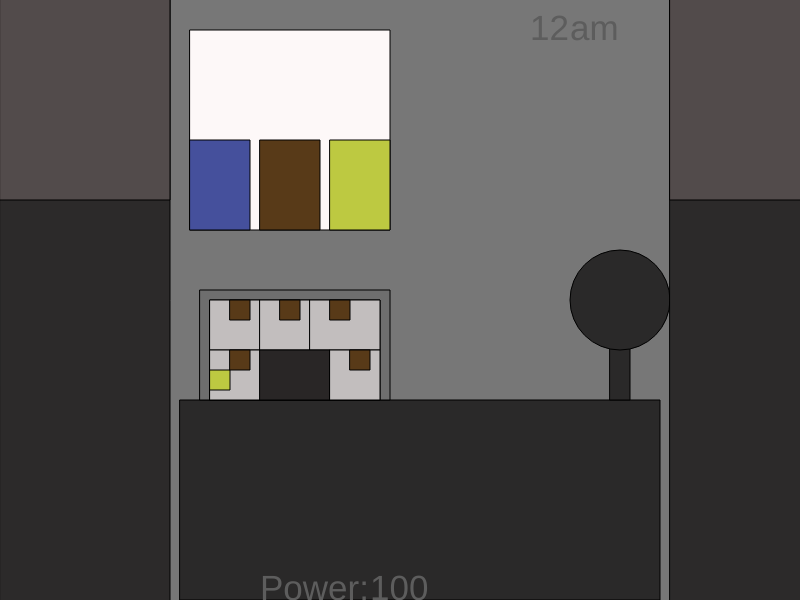
Frame 1 (no input)
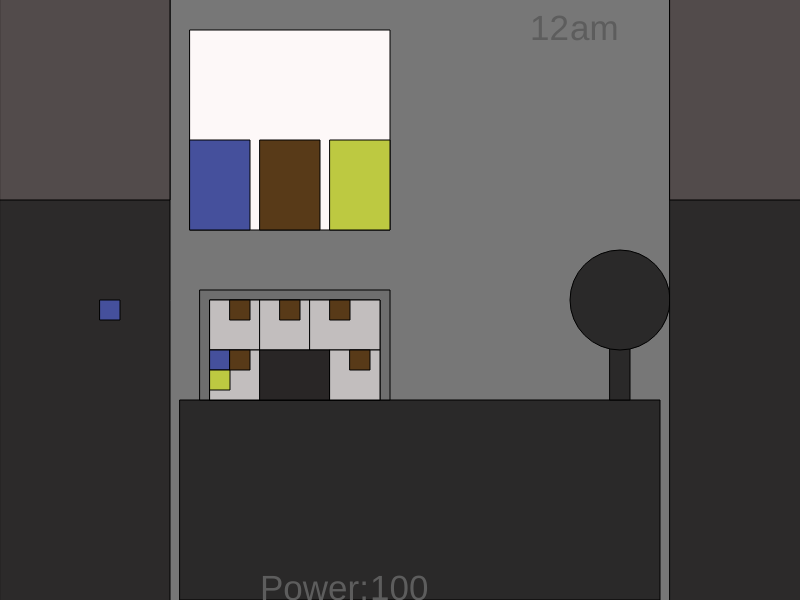
Frame 60 (no input)
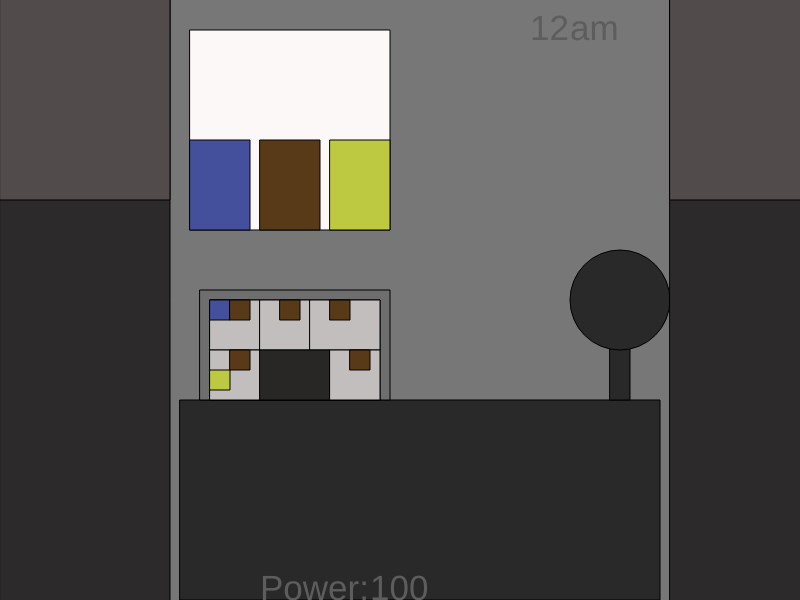
Frame 120 (the mouse pressed at the canvas centre since frame 60)

The p5.js sketch that drew these frames (run headless with seeded random() and noise() and a simulated clock; from frame 60 on, the mouse is pressed at the canvas centre):

// p5.js sketch
// ── sketch.js
var timer = 0;
var bonnie = 0;
var chica = 0;
var time = 12;
var power = 100;
var drc = 0;
var dlc = 0;
var dl = 0;
var dr = 0;
function setup() {
  createCanvas(800, 600);
}

function keyPressed() {
  if (key == "l") {
    dlc = 7;
  }
  if (key == "0") {
    dlc = -7;
  }
  if (key == "r") {
    drc = 7;
  }
  if (key == "o") {
    drc = -7;
  }
}
function draw() {
  office();
  fill("#524B4B");
  rect(0, -600 + dl, 170, 800); //LEFT DOOR
  rect(670, -600 + dr, 170, 800); // RIGHT DOOR
  timer = timer + 1;
  if (timer > 50) {
    bonnie = Math.floor(random(0, 6));
    timer = 0;
  }

  if (bonnie == 5) {
    drawCharacter(330, 350); //cam 5 bonnie
  drawCharacter(710,300)
  }
  if (bonnie == 1) {
    drawCharacter(210, 300); //cam 1
  }

  if (bonnie == 2) {
    drawCharacter(260, 300); //cam 2
  }
  if (bonnie == 3) {
    drawCharacter(310, 300); //cam 3
  }
  if (bonnie == 4) {
    drawCharacter(210, 350); //cam 4
    drawCharacter(100,300)
  }
  if (chica == 5) {
    drawCharacter2(330, 370); // cam 5 chica
  }
  if (chica == 1) {
    drawCharacter2(210, 320); // 1
  }
  if (chica == 2) {
    drawCharacter2(260, 320); //2
  }
  if (chica == 3) {
    drawCharacter2(310, 320); //3
  }
  drawCharacter2(210, 370); //4
  drawCharacter3(350, 350); //cam 5 freddy
  drawCharacter3(230, 300);
  drawCharacter3(280, 300);
  drawCharacter3(330, 300);
  drawCharacter3(230, 350);
  dl = dl + dlc;

  if (dl > 400) {
    dl = 400;
    power = power - 5;
    dlc = 0;
  }
  if (dl < 0) {
    dl = 0;
  }
  dr = dr + drc;
  if (dr > 400) {
    dr = 400;
    power = power - 5;
    drc = 0;
  }
  if (dr < 0) {
    dr = 0;
  }
  fill("#5D5D5D");
  textSize(35);
  text("Power:", 260, 600);
  text(power, 370, 600);
  text(time, 530, 40);
  text("am", 570, 40);
}

function office() {
  background("#777777");
  fill("#2A2929");
  rect(180, 400, 480, 200); //desk
  rect(610, 310, 20, 90); // cams
  ellipse(620, 300, 100); // fan top
  fill("#6E6E6E");
  rect(200, 290, 190, 110); // cams
  fill("#FDF8F8");
  rect(190, 30, 200, 200); // poster bg
  fill("#45509C");
  rect(190, 140, 60, 90); // bonnie
  fill("#583A18");
  rect(260, 140, 60, 90); // freddy
  fill("#BDC941");
  rect(330, 140, 60, 90); // chica
  fill("#2C2A2A");
  rect(0, 0, 170, 800); //door:L
  rect(670, 0, 170, 800); //door:R
  fill("#918989");
  rect(210, 300, 170, 100); // cam screen
  fill("#C2BEBE");
  rect(210, 300, 50, 50); // cam 1
  rect(260, 300, 50, 50); // cam 2
  rect(310, 300, 70, 50); // cam 3
  rect(210, 350, 50, 50); // cam 4
  fill("#292626");
  rect(260, 350, 70, 50); // your office
  fill("#C2BEBE");
  rect(330, 350, 50, 50); // cam 5
}
function drawCharacter(x, y) {
  fill("#45509C");
  rect(x, y, 20, 20);
}

function drawCharacter2(x, y) {
  fill("#BDC941");
  rect(x, y, 20, 20);
}
function drawCharacter3(x, y) {
  fill("#583A18");
  rect(x, y, 20, 20);
}
